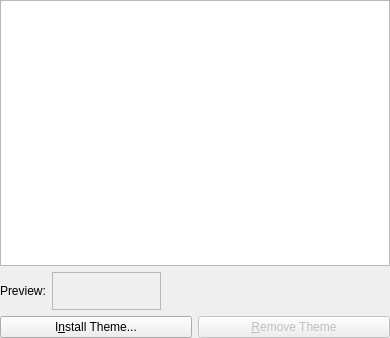
<?xml version="1.0" encoding="UTF-8"?>
<ui version="4.0">
 <class>Theme_ConfigUI</class>
 <widget class="QWidget" name="Theme_ConfigUI">
  <property name="geometry">
   <rect>
    <x>0</x>
    <y>0</y>
    <width>390</width>
    <height>338</height>
   </rect>
  </property>
  <property name="windowTitle">
   <string>Theme_Config</string>
  </property>
  <layout class="QGridLayout">
   <property name="margin">
    <number>0</number>
   </property>
   <item row="0" column="0" colspan="3">
    <widget class="QListWidget" name="iconThemeIndex"/>
   </item>
   <item row="2" column="0" colspan="3">
    <layout class="QHBoxLayout">
     <item>
      <widget class="QPushButton" name="installButton">
       <property name="text">
        <string>I&amp;nstall Theme...</string>
       </property>
      </widget>
     </item>
     <item>
      <widget class="QPushButton" name="removeButton">
       <property name="enabled">
        <bool>false</bool>
       </property>
       <property name="text">
        <string>&amp;Remove Theme</string>
       </property>
      </widget>
     </item>
    </layout>
   </item>
   <item row="1" column="2">
    <spacer name="spacer172">
     <property name="orientation">
      <enum>Qt::Horizontal</enum>
     </property>
     <property name="sizeType">
      <enum>QSizePolicy::Expanding</enum>
     </property>
     <property name="sizeHint" stdset="0">
      <size>
       <width>131</width>
       <height>20</height>
      </size>
     </property>
    </spacer>
   </item>
   <item row="1" column="1">
    <widget class="QFrame" name="framePreview">
     <property name="minimumSize">
      <size>
       <width>0</width>
       <height>0</height>
      </size>
     </property>
     <property name="frameShape">
      <enum>QFrame::StyledPanel</enum>
     </property>
     <property name="frameShadow">
      <enum>QFrame::Plain</enum>
     </property>
     <layout class="QGridLayout">
      <item row="0" column="0">
       <widget class="QLabel" name="previewLabel1">
        <property name="toolTip">
         <string>Icon for normal users</string>
        </property>
        <property name="frameShape">
         <enum>QFrame::NoFrame</enum>
        </property>
        <property name="text">
         <string/>
        </property>
        <property name="alignment">
         <set>Qt::AlignCenter</set>
        </property>
        <property name="wordWrap">
         <bool>false</bool>
        </property>
       </widget>
      </item>
      <item row="0" column="1">
       <widget class="QLabel" name="previewLabel2">
        <property name="toolTip">
         <string>Icon for away users</string>
        </property>
        <property name="text">
         <string/>
        </property>
        <property name="alignment">
         <set>Qt::AlignCenter</set>
        </property>
        <property name="wordWrap">
         <bool>false</bool>
        </property>
       </widget>
      </item>
      <item row="0" column="2">
       <widget class="QLabel" name="previewLabel3">
        <property name="toolTip">
         <string>Icon for users with voice</string>
        </property>
        <property name="text">
         <string/>
        </property>
        <property name="alignment">
         <set>Qt::AlignCenter</set>
        </property>
        <property name="wordWrap">
         <bool>false</bool>
        </property>
       </widget>
      </item>
      <item row="0" column="3">
       <widget class="QLabel" name="previewLabel4">
        <property name="toolTip">
         <string>Icon for users with half-operator privileges</string>
        </property>
        <property name="text">
         <string/>
        </property>
        <property name="alignment">
         <set>Qt::AlignCenter</set>
        </property>
        <property name="wordWrap">
         <bool>false</bool>
        </property>
       </widget>
      </item>
      <item row="0" column="4">
       <widget class="QLabel" name="previewLabel5">
        <property name="toolTip">
         <string>Icon for users with operator privileges</string>
        </property>
        <property name="text">
         <string/>
        </property>
        <property name="alignment">
         <set>Qt::AlignCenter</set>
        </property>
        <property name="wordWrap">
         <bool>false</bool>
        </property>
       </widget>
      </item>
      <item row="0" column="5">
       <widget class="QLabel" name="previewLabel6">
        <property name="toolTip">
         <string>Icon for users with admin privileges</string>
        </property>
        <property name="text">
         <string/>
        </property>
        <property name="alignment">
         <set>Qt::AlignCenter</set>
        </property>
        <property name="wordWrap">
         <bool>false</bool>
        </property>
       </widget>
      </item>
      <item row="0" column="6">
       <widget class="QLabel" name="previewLabel7">
        <property name="toolTip">
         <string>Icon for users with owner privileges</string>
        </property>
        <property name="text">
         <string/>
        </property>
        <property name="alignment">
         <set>Qt::AlignCenter</set>
        </property>
        <property name="wordWrap">
         <bool>false</bool>
        </property>
       </widget>
      </item>
     </layout>
    </widget>
   </item>
   <item row="1" column="0">
    <widget class="QLabel" name="textLabel2">
     <property name="sizePolicy">
      <sizepolicy hsizetype="Preferred" vsizetype="Preferred">
       <horstretch>0</horstretch>
       <verstretch>0</verstretch>
      </sizepolicy>
     </property>
     <property name="text">
      <string>Preview:</string>
     </property>
     <property name="wordWrap">
      <bool>false</bool>
     </property>
    </widget>
   </item>
  </layout>
 </widget>
 <layoutdefault spacing="6" margin="11"/>
 <layoutfunction spacing="KDialog::spacingHint" margin="KDialog::marginHint"/>
 <includes>
  <include location="local">kdialog.h</include><!-- KF5 port: KDialog hack -->
 </includes>
 <resources/>
 <connections/>
</ui>
